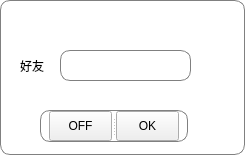
<?xml version="1.0" encoding="UTF-8"?>
<ui version="4.0">
 <class>addFriend</class>
 <widget class="QWidget" name="addFriend">
  <property name="geometry">
   <rect>
    <x>0</x>
    <y>0</y>
    <width>245</width>
    <height>155</height>
   </rect>
  </property>
  <property name="windowTitle">
   <string>Form</string>
  </property>
  <property name="styleSheet">
   <string notr="true">#addFriend
{
background-color: rgb(255,255,255);
border: 1px solid gray;/*设置边框的粗细，以及颜色*/
border-radius: 10px;/*设置圆角的大小*/
padding: 0 8px;/*如果没有内容光标在开始往后移动0.8像素点*/
selection-background-color: darkgray;
}</string>
  </property>
  <widget class="QLabel" name="friend_2">
   <property name="geometry">
    <rect>
     <x>20</x>
     <y>50</y>
     <width>31</width>
     <height>31</height>
    </rect>
   </property>
   <property name="text">
    <string>好友</string>
   </property>
  </widget>
  <widget class="QLineEdit" name="friendLineEdit">
   <property name="geometry">
    <rect>
     <x>60</x>
     <y>50</y>
     <width>131</width>
     <height>31</height>
    </rect>
   </property>
   <property name="styleSheet">
    <string notr="true">background-color: rgb(255,255,255);
border: 1px solid gray;/*设置边框的粗细，以及颜色*/
border-radius: 10px;/*设置圆角的大小*/
padding: 0 8px;/*如果没有内容光标在开始往后移动0.8像素点*/
selection-background-color: darkgray;</string>
   </property>
  </widget>
  <widget class="QSplitter" name="splitter">
   <property name="geometry">
    <rect>
     <x>40</x>
     <y>110</y>
     <width>148</width>
     <height>32</height>
    </rect>
   </property>
   <property name="minimumSize">
    <size>
     <width>148</width>
     <height>32</height>
    </size>
   </property>
   <property name="maximumSize">
    <size>
     <width>148</width>
     <height>32</height>
    </size>
   </property>
   <property name="styleSheet">
    <string notr="true">#splitter
{
background-color: rgb(255,255,255);
border: 1px solid gray;/*设置边框的粗细，以及颜色*/
border-radius: 10px;/*设置圆角的大小*/
padding: 0 8px;/*如果没有内容光标在开始往后移动0.8像素点*/
selection-background-color: darkgray;
}</string>
   </property>
   <property name="orientation">
    <enum>Qt::Horizontal</enum>
   </property>
   <widget class="QPushButton" name="off">
    <property name="text">
     <string>OFF</string>
    </property>
   </widget>
   <widget class="QPushButton" name="ok">
    <property name="text">
     <string>OK</string>
    </property>
   </widget>
  </widget>
 </widget>
 <tabstops>
  <tabstop>friendLineEdit</tabstop>
 </tabstops>
 <resources/>
 <connections/>
</ui>
